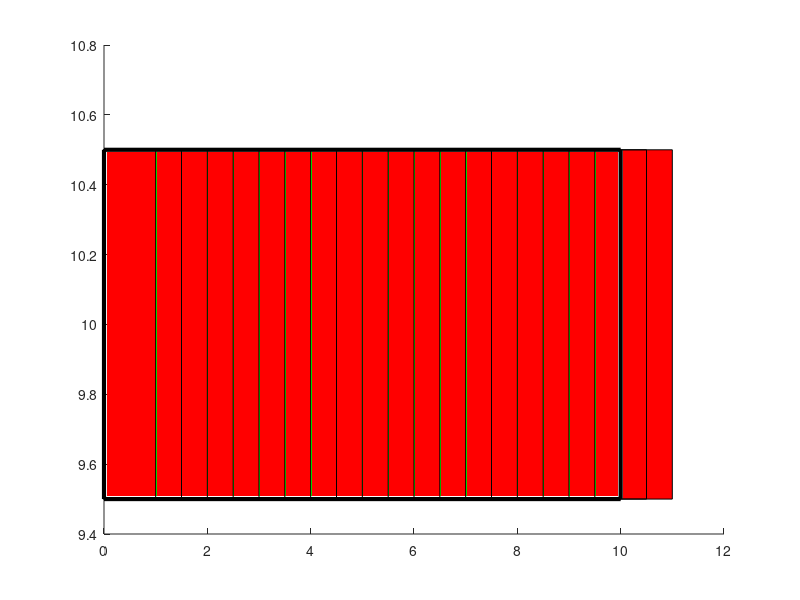

Recreate this plot in MATLAB.
boundaryRec = rectangle('Position',[0 9.5 10 1], 'LineWidth', 3)

greenRec = rectangle('Position',[0 9.5 10 1], 'FaceColor', 'green')

for k = 1:0.5:10+1
    redRec = rectangle('Position',[0 9.5 k 1], 'FaceColor', 'red')
    pause(0.1)
end  